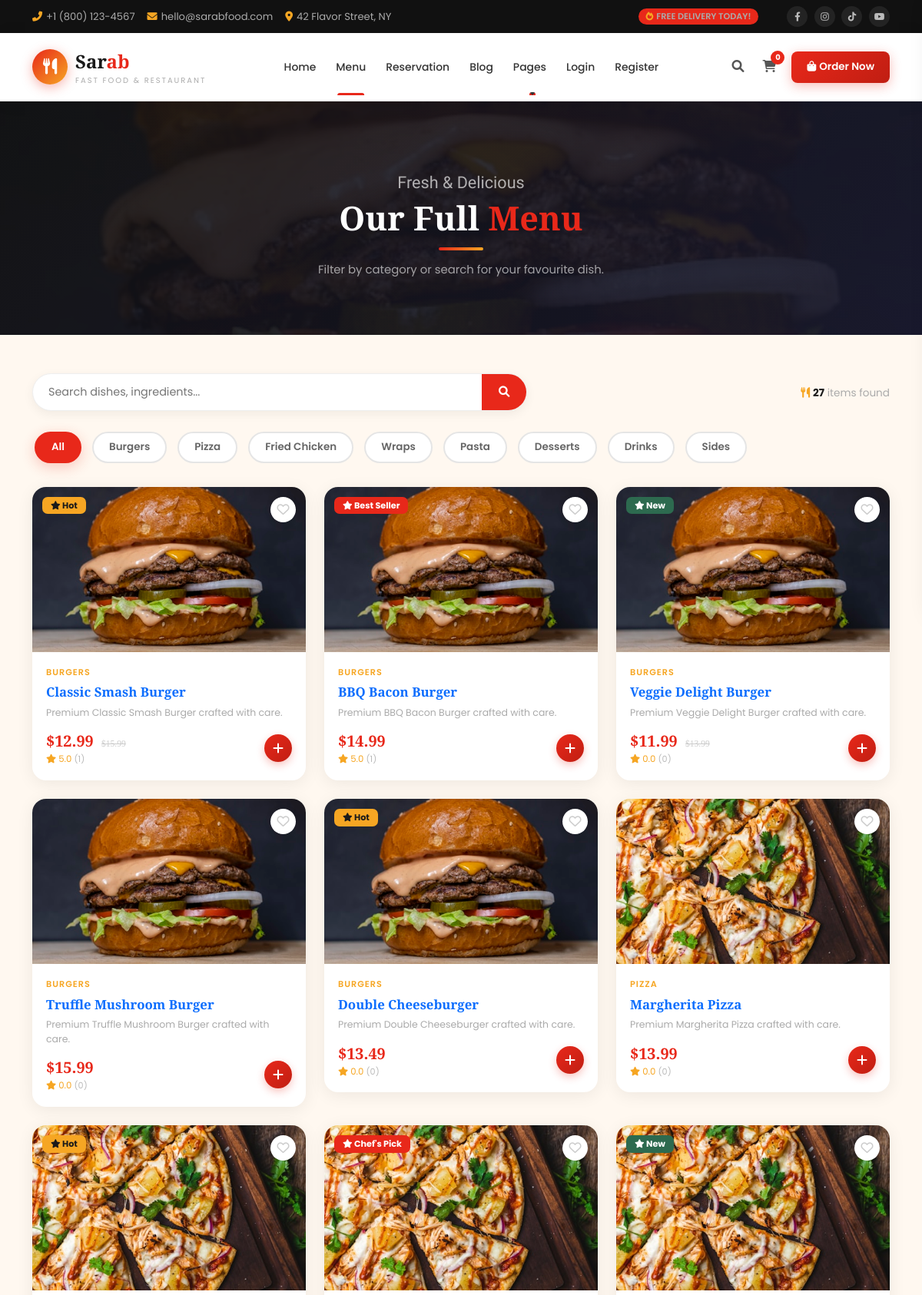
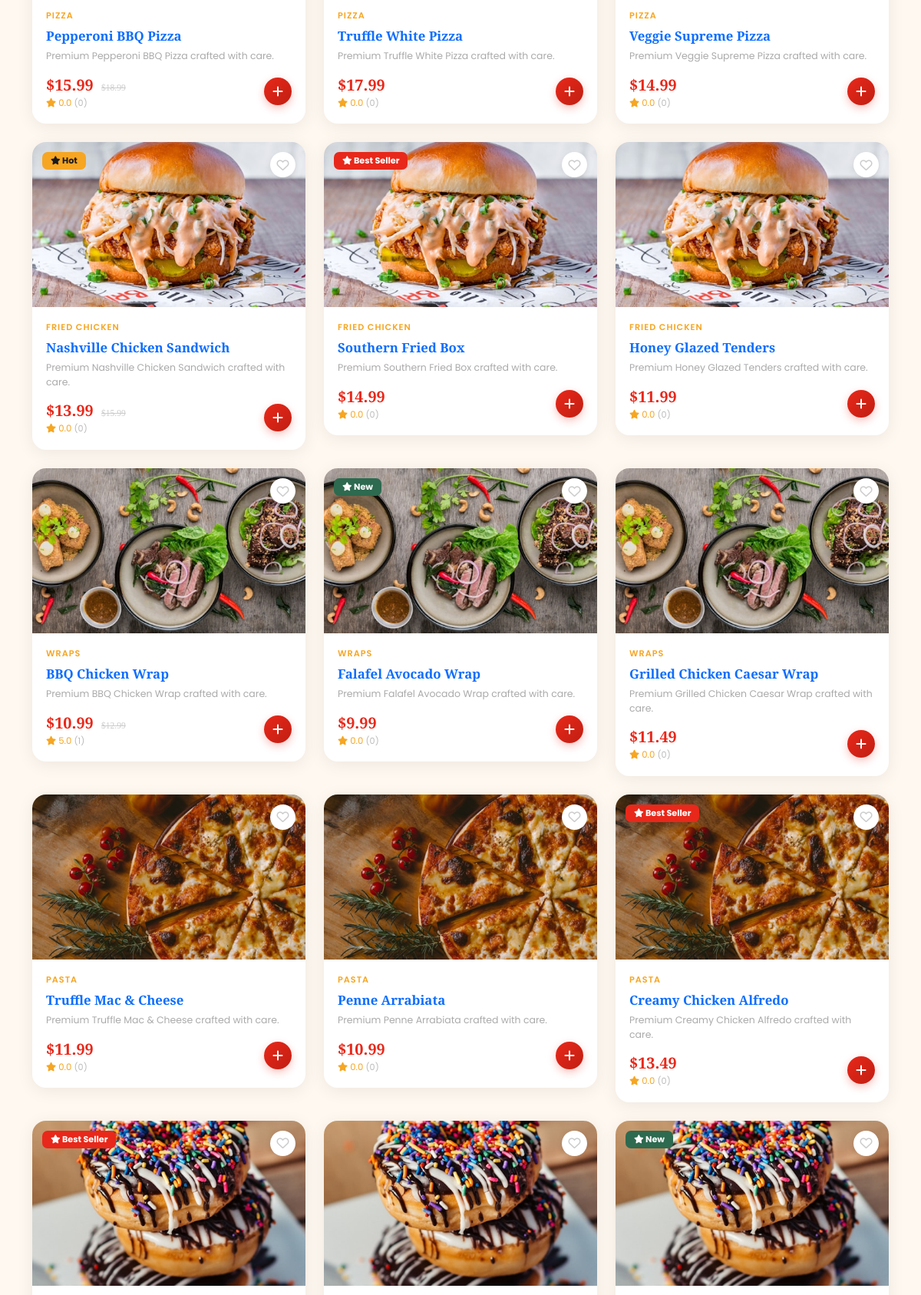
The app's page /menu/ (upper part) with its own data (2 pictures, top to bottom).
### menu/models.py (models this page shows, shortened)
class Category(models.Model):
    name = models.CharField(max_length=100)
    slug = models.SlugField(unique=True)
    image = models.ImageField(upload_to='categories/', blank=True, null=True)
    description = models.TextField(blank=True)
    icon = models.CharField(max_length=50, blank=True, default='fas fa-utensils')
    is_active = models.BooleanField(default=True)
    order = models.PositiveIntegerField(default=0)
    created_at = models.DateTimeField(auto_now_add=True)
    class Meta:
        ordering = ['order', 'name']
        verbose_name_plural = 'Categories'

class MenuItem(models.Model):
    BADGE_NONE = ''
    BADGE_HOT = 'hot'
    BADGE_NEW = 'new'
    BADGE_BESTSELLER = 'bestseller'
    BADGE_CHEFS_PICK = 'chefs_pick'
    BADGE_CHOICES = [
        (BADGE_NONE, 'None'),
        (BADGE_HOT, 'Hot'),
        (BADGE_NEW, 'New'),
        (BADGE_BESTSELLER, 'Best Seller'),
        (BADGE_CHEFS_PICK, "Chef's Pick"),
    ]
    category = models.ForeignKey(Category, on_delete=models.CASCADE, related_name='items')
    name = models.CharField(max_length=200)
    slug = models.SlugField(unique=True)
    description = models.TextField()
    short_description = models.CharField(max_length=200, blank=True)
    image = models.ImageField(upload_to='menu/', blank=True, null=True)
    price = models.DecimalField(max_digits=10, decimal_places=2)
    old_price = models.DecimalField(max_digits=10, decimal_places=2, null=True, blank=True)
    badge = models.CharField(max_length=20, choices=BADGE_CHOICES, default=BADGE_NONE, blank=True)
    calories = models.PositiveIntegerField(null=True, blank=True)
    prep_time = models.PositiveIntegerField(null=True, blank=True, help_text='Minutes')
    is_available = models.BooleanField(default=True)
    is_vegetarian = models.BooleanField(default=False)
    is_vegan = models.BooleanField(default=False)
    is_gluten_free = models.BooleanField(default=False)
    is_spicy = models.BooleanField(default=False)
    is_featured = models.BooleanField(default=False)
    tags = models.ManyToManyField(Tag, blank=True)
    order = models.PositiveIntegerField(default=0)
    created_at = models.DateTimeField(auto_now_add=True)
    updated_at = models.DateTimeField(auto_now=True)
    class Meta:
        ordering = ['order', 'name']
    def get_absolute_url(self):
        return reverse('menu_item_detail', kwargs={'slug': self.slug})
    @property
    def average_rating(self):
        if hasattr(self, '_avg_rating'):
            return round(self._avg_rating, 1) if self._avg_rating else 0.0
        reviews = self.reviews.all()
        if reviews.exists():
            return round(sum(r.rating for r in reviews) / reviews.count(), 1)
        return 0.0
    @property
    def review_count(self):
        if hasattr(self, '_review_count'):
            return self._review_count
        return self.reviews.count()
    def get_image_url(self):
        if self.image:
            return self.image.url
        mapping = {
            'burgers': 'img/menu/1.jpg',
            'pizza': 'img/menu/2.jpg',
            'chicken': 'img/menu/3.jpg',
            'wraps': 'img/menu/4.jpg',
            'desserts': 'img/menu/5.jpg',
            'pasta': 'img/menu/6.jpg',
        }
        return '/static/' + mapping.get(self.category.slug, 'img/menu/1.jpg')

### menu/views.py (the view)
# urls.py: path('menu/', views.full_menu, name='full_menu'),
def full_menu(request):
    categories = Category.objects.filter(is_active=True).annotate(
        _item_count=Count('items', filter=Q(items__is_available=True), distinct=True)
    )
    category_slug = request.GET.get('category', 'all')
    search_query = request.GET.get('q', '').strip()
    items = _with_rating_annotations(
        MenuItem.objects.filter(is_available=True).select_related('category')
    )
    if category_slug and category_slug != 'all':
        items = items.filter(category__slug=category_slug)
    if search_query:
        items = items.filter(
            Q(name__icontains=search_query) |
            Q(description__icontains=search_query) |
            Q(category__name__icontains=search_query)
        )
    return render(request, 'menu/menu.html', {
        'categories': categories,
        'items': items,
        'active_category': category_slug,
        'search_query': search_query,
    })

### cart/cart.py (called while the page is built)
    def __len__(self):
        return sum(item['quantity'] for item in self.cart.values())

    def get_subtotal(self):
        return sum(Decimal(item['price']) * item['quantity'] for item in self.cart.values())

    def get_tax(self):
        return (self.get_subtotal() * TAX_RATE).quantize(Decimal('0.01'))

    def get_delivery_fee(self):
        if self.get_subtotal() >= FREE_DELIVERY_THRESHOLD:
            return Decimal('0.00')
        return DELIVERY_FEE

    def get_total(self):
        return self.get_subtotal() + self.get_tax() + self.get_delivery_fee()

    def get_item_count(self):
        return len(self)

### cart/context_processors.py (called while the page is built)
def cart_processor(request):
    cart = Cart(request)
    return {
        'cart': cart,
        'cart_count': cart.get_item_count(),
        'cart_total': cart.get_total(),
        'tax_rate_percent': (TAX_RATE * 100).quantize(Decimal('1')) if (TAX_RATE * 100) == (TAX_RATE * 100).to_integral_value() else (TAX_RATE * 100).normalize(),
    }

### menu/context_processors.py (called while the page is built)
def categories_processor(request):
    return {'all_categories': Category.objects.filter(is_active=True)}

### menu/views.py (called while the page is built)
def _with_rating_annotations(queryset):
    return queryset.annotate(
        _avg_rating=Avg('reviews__rating'), _review_count=Count('reviews', distinct=True)
    ).prefetch_related('tags')

### templates/menu/menu.html (shortened to what this page needs)
{% extends "base/base.html" %}
{% load static %}
{% block nav_menu %}active{% endblock %}
{% block content %}
<div class="page-banner">
  <div class="container">
    <span class="slbl">Fresh &amp; Delicious</span>
    <h1 class="stitle">Our Full <span>Menu</span></h1>
    <div class="sline" style="margin:12px auto;"></div>
    <p class="sdesc">Filter by category or search for your favourite dish.</p>
  </div>
</div>
<section style="padding:50px 0;background:var(--cream);">
  <div class="container">
    <div class="row g-3 mb-4 align-items-center">
      <div class="col-md-7">
        <form method="GET" action="{% url 'full_menu' %}">
          <div style="display:flex;background:#fff;border:1.5px solid #eee;border-radius:50px;overflow:hidden;box-shadow:0 4px 14px rgba(0,0,0,.06);">
            <input type="text" name="q" value="{{ search_query }}" placeholder="Search dishes, ingredients..." style="flex:1;border:none;outline:none;padding:13px 20px;font-size:.9rem;background:transparent;color:var(--dark);"/>
            <button type="submit" style="background:var(--primary);color:#fff;border:none;padding:13px 22px;cursor:pointer;font-size:.9rem;flex-shrink:0;"><i class="fas fa-search"></i></button>
          </div>
        </form>
      </div>
      <div class="col-md-5 text-md-end">
        <span style="color:#aaa;font-size:.85rem;"><i class="fas fa-utensils me-1" style="color:var(--secondary);"></i><strong style="color:var(--dark);">{{ items.count }}</strong> items found</span>
      </div>
    </div>
    <div style="display:flex;flex-wrap:wrap;gap:8px;margin-bottom:28px;" data-aos="fade-up">
      <a href="{% url 'full_menu' %}{% if search_query %}?q={{ search_query }}{% endif %}" class="filtbtn {% if active_category == 'all' or not active_category %}active{% endif %}">All</a>
      {% for cat in categories %}
      <a href="{% url 'full_menu' %}?category={{ cat.slug }}{% if search_query %}&q={{ search_query }}{% endif %}" class="filtbtn {% if active_category == cat.slug %}active{% endif %}">{{ cat.name }}</a>
      {% endfor %}
    </div>
    <div class="row g-4" id="mgrid">
      {% for item in items %}
      <div class="col-sm-6 col-lg-4" data-aos="fade-up" data-aos-delay="{% cycle '0' '80' '160' %}">
        <div class="mcard">
          <div class="mimg">
            <img src="{{ item.get_image_url }}" alt="{{ item.name }}" onerror="this.src='{% static 'img/menu/1.jpg' %}'"/>
            {% if item.badge %}
            <div class="mbdg {% if item.badge == 'new' %}new{% elif item.badge == 'hot' %}hot{% endif %}">
              <i class="fas fa-star"></i> {{ item.get_badge_display }}
            </div>
            {% endif %}
            <div class="mhrt wishlist-btn" data-id="{{ item.id }}" style="cursor:pointer;"><i class="far fa-heart"></i></div>
          </div>
          <div class="mbody">
            <div class="mcat">{{ item.category.name }}</div>
            <a href="{{ item.get_absolute_url }}" style="text-decoration:none;"><div class="mtit">{{ item.name }}</div></a>
            <div class="mdesc">{{ item.short_description }}</div>
            <div class="mfoot">
              <div>
                <div class="mprice">${{ item.price }}{% if item.old_price %} <small>${{ item.old_price }}</small>{% endif %}</div>
                <div class="mstars"><i class="fas fa-star"></i> {{ item.average_rating }} <span style="color:#bbb;font-size:.7rem;">({{ item.review_count }})</span></div>
              </div>
              <button class="madd add-to-cart-btn" data-id="{{ item.id }}" data-name="{{ item.name }}" title="Add to Cart"><i class="fas fa-plus"></i></button>
            </div>
          </div>
        </div>
      </div>
      {% endfor %}
    </div>
  </div>
</section>
{% endblock %}

### static/css/style.css (style rules this page uses)
:root { --primary: #e8281a; --secondary: #f6a623; --dark: #1a1a1a; --green: #2d6a4f; --cream: #fff8f0; --cream2: #fef0dc; --light: #f9f5f0; --shadow: 0 8px 40px rgba(0, 0, 0, 0.1); --shadow-lg: 0 20px 60px rgba(0, 0, 0, 0.18); }
* { margin: 0; padding: 0; box-sizing: border-box; }
html { scroll-behavior: smooth; }
body { font-family: "Poppins", sans-serif; color: #444; background: #fff; overflow-x: hidden; }
h1, h2, h3, h4, h5 { font-family: "Playfair Display", serif; color: var(--dark); }
a { text-decoration: none; transition: all 0.3s; }
img { max-width: 100%; }
section { padding: 88px 0; }
.slbl { font-family: "Dancing Script", cursive; font-size: 1.35rem; color: var(--primary); display: block; margin-bottom: 4px; }
.stitle { font-size: clamp(1.9rem, 4vw, 2.7rem); font-weight: 900; line-height: 1.2; margin-bottom: 12px; }
.stitle span { color: var(--primary); }
.sline { width: 58px; height: 4px; border-radius: 4px; background: linear-gradient(90deg, var(--primary), var(--secondary)); margin: 0 auto 12px; }
.sdesc { color: #777; font-size: 0.93rem; line-height: 1.8; }
.filtbtn { border: 2px solid #e5e5e5; background: #fff; border-radius: 50px; padding: 8px 20px; font-size: 0.84rem; font-weight: 600; color: #666; cursor: pointer; transition: 0.3s; margin: 3px; font-family: "Poppins", sans-serif; }
.filtbtn.active, .filtbtn:hover { background: var(--primary); border-color: var(--primary); color: #fff; box-shadow: 0 5px 18px rgba(232, 40, 26, 0.24); }
.mcard { background: #fff; border-radius: 18px; overflow: hidden; transition: 0.4s; box-shadow: 0 4px 22px rgba(0, 0, 0, 0.07); cursor: pointer; }
.mimg { position: relative; overflow: hidden; height: 215px; background: var(--cream2); }
.mimg img { width: 100%; height: 100%; object-fit: cover; transition: 0.5s; }
.mbdg { position: absolute; top: 13px; left: 13px; background: var(--primary); color: #fff; border-radius: 7px; padding: 3px 11px; font-size: 0.7rem; font-weight: 700; }
.mbdg.new { background: var(--green); }
.mbdg.hot { background: var(--secondary); color: var(--dark); }
.mhrt { position: absolute; top: 13px; right: 13px; width: 33px; height: 33px; border-radius: 50%; background: #fff; display: flex; align-items: center; justify-content: center; color: #ccc; cursor: pointer; transition: 0.3s; box-shadow: 0 2px 9px rgba(0, 0, 0, 0.1); }
.mbody { padding: 18px; }
.mcat { font-size: 0.7rem; font-weight: 600; color: var(--secondary); text-transform: uppercase; letter-spacing: 1px; margin-bottom: 5px; }
.mtit { font-size: 1.05rem; font-weight: 700; margin-bottom: 5px; font-family: "Playfair Display", serif; }
.mdesc { font-size: 0.78rem; color: #aaa; margin-bottom: 13px; line-height: 1.5; }
.mfoot { display: flex; align-items: center; justify-content: space-between; }
.mprice { font-size: 1.25rem; font-weight: 800; color: var(--primary); font-family: "Playfair Display", serif; }
.mprice small { font-size: 0.72rem; font-weight: 400; color: #ccc; text-decoration: line-through; margin-left: 5px; }
.mstars { font-size: 0.73rem; color: var(--secondary); }
.madd { width: 36px; height: 36px; border-radius: 50%; background: linear-gradient(135deg, var(--primary), #c01e12); border: none; color: #fff; font-size: 1rem; display: flex; align-items: center; justify-content: center; cursor: pointer; transition: 0.3s; box-shadow: 0 4px 11px rgba(232, 40, 26, 0.28); }

### static/css/sarab-extra.css (style rules this page uses)
.page-banner { background: linear-gradient(135deg, #111 0%, #1a1a2e 100%); padding: 90px 0 55px; text-align: center; position: relative; overflow: hidden; margin-top: 0; }
.page-banner::before { content: ''; position: absolute; inset: 0; background: url('/static/img/banner-img.jpg') center/cover no-repeat; opacity: .1; }
.page-banner .container { position: relative; z-index: 2; }
.page-banner .stitle { color: #fff; margin-bottom: 8px; }
.page-banner .slbl { color: rgba(255,255,255,.65); }
.page-banner .sdesc { color: rgba(255,255,255,.6); margin-top: 8px; }
a.filtbtn { text-decoration: none; display: inline-block; }
.page-banner + section { border-top: none; }

### records on screen
Category: name "Burgers"
Category: name "Pizza"
Category: name "Fried Chicken"
Category: name "Wraps"
Category: name "Pasta"
Category: name "Desserts"
Category: name "Drinks"
Category: name "Sides"
MenuItem: badge "Hot", category.name "BURGERS", name "Classic Smash Burger", short_description "Premium Classic Smash Burger crafted with care.", price "12.99", old_price "15.99", average_rating "5.0", review_count "1"
MenuItem: badge "Best Seller", category.name "BURGERS", name "BBQ Bacon Burger", short_description "Premium BBQ Bacon Burger crafted with care.", price "14.99", average_rating "5.0", review_count "1"
MenuItem: badge "New", category.name "BURGERS", name "Veggie Delight Burger", short_description "Premium Veggie Delight Burger crafted with care.", price "11.99", old_price "13.99", average_rating "0.0", review_count "0"
MenuItem: category.name "BURGERS", name "Truffle Mushroom Burger", short_description "Premium Truffle Mushroom Burger crafted with care.", price "15.99", average_rating "0.0", review_count "0"
MenuItem: badge "Hot", category.name "BURGERS", name "Double Cheeseburger", short_description "Premium Double Cheeseburger crafted with care.", price "13.49", average_rating "0.0", review_count "0"
MenuItem: category.name "PIZZA", name "Margherita Pizza", short_description "Premium Margherita Pizza crafted with care.", price "13.99", average_rating "0.0", review_count "0"
MenuItem: badge "Hot", category.name "PIZZA", name "Pepperoni BBQ Pizza", short_description "Premium Pepperoni BBQ Pizza crafted with care.", price "15.99", old_price "18.99", average_rating "0.0", review_count "0"
MenuItem: badge "Chef's Pick", category.name "PIZZA", name "Truffle White Pizza", short_description "Premium Truffle White Pizza crafted with care.", price "17.99", average_rating "0.0", review_count "0"
MenuItem: badge "New", category.name "PIZZA", name "Veggie Supreme Pizza", short_description "Premium Veggie Supreme Pizza crafted with care.", price "14.99", average_rating "0.0", review_count "0"
MenuItem: badge "Hot", category.name "FRIED CHICKEN", name "Nashville Chicken Sandwich", short_description "Premium Nashville Chicken Sandwich crafted with care.", price "13.99", old_price "15.99", average_rating "0.0", review_count "0"
MenuItem: badge "Best Seller", category.name "FRIED CHICKEN", name "Southern Fried Box", short_description "Premium Southern Fried Box crafted with care.", price "14.99", average_rating "0.0", review_count "0"
MenuItem: category.name "FRIED CHICKEN", name "Honey Glazed Tenders", short_description "Premium Honey Glazed Tenders crafted with care.", price "11.99", average_rating "0.0", review_count "0"
MenuItem: category.name "WRAPS", name "BBQ Chicken Wrap", short_description "Premium BBQ Chicken Wrap crafted with care.", price "10.99", old_price "12.99", average_rating "5.0", review_count "1"
MenuItem: badge "New", category.name "WRAPS", name "Falafel Avocado Wrap", short_description "Premium Falafel Avocado Wrap crafted with care.", price "9.99", average_rating "0.0", review_count "0"
MenuItem: category.name "WRAPS", name "Grilled Chicken Caesar Wrap", short_description "Premium Grilled Chicken Caesar Wrap crafted with care.", price "11.49", average_rating "0.0", review_count "0"
MenuItem: category.name "PASTA", name "Truffle Mac & Cheese", short_description "Premium Truffle Mac & Cheese crafted with care.", price "11.99", average_rating "0.0", review_count "0"
MenuItem: category.name "PASTA", name "Penne Arrabiata", short_description "Premium Penne Arrabiata crafted with care.", price "10.99", average_rating "0.0", review_count "0"
MenuItem: badge "Best Seller", category.name "PASTA", name "Creamy Chicken Alfredo", short_description "Premium Creamy Chicken Alfredo crafted with care.", price "13.49", average_rating "0.0", review_count "0"
MenuItem: badge "Best Seller"
MenuItem: badge "New"

### other values on screen
{{ cart_count }} "0"
{{ items.count }} "27"
